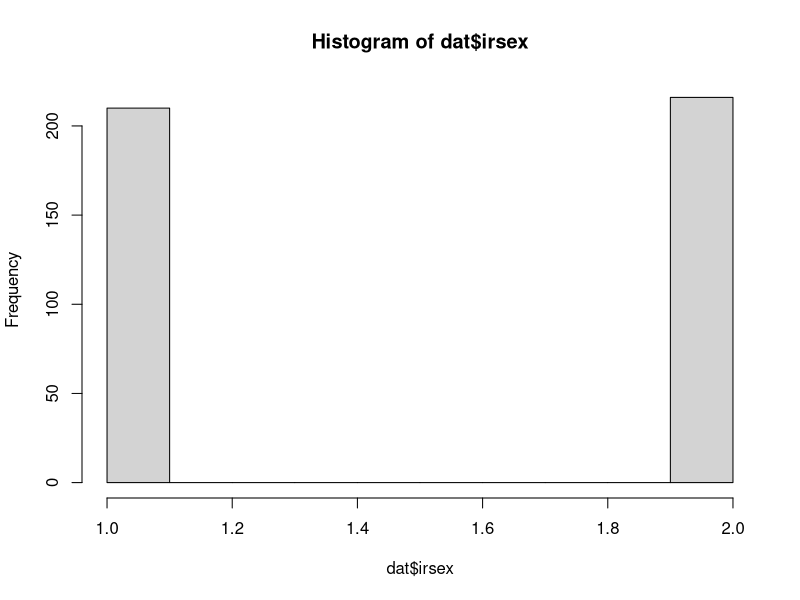
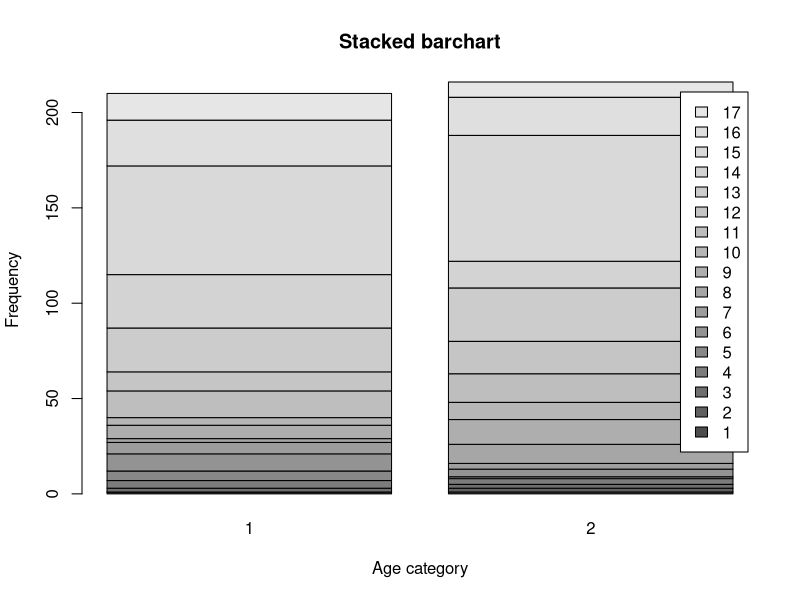
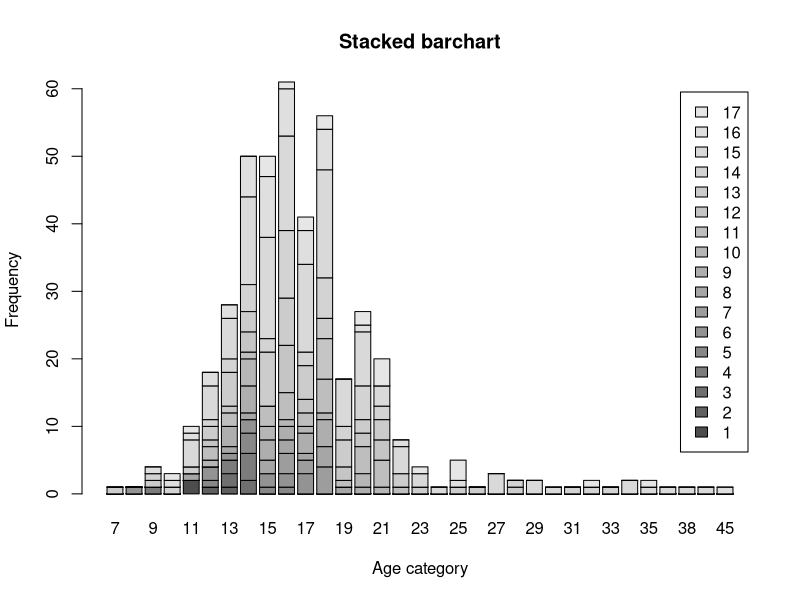
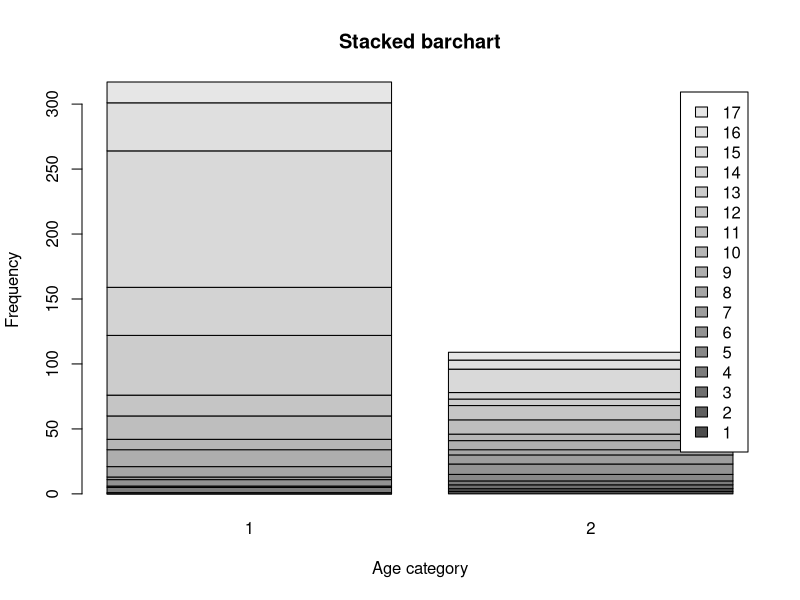
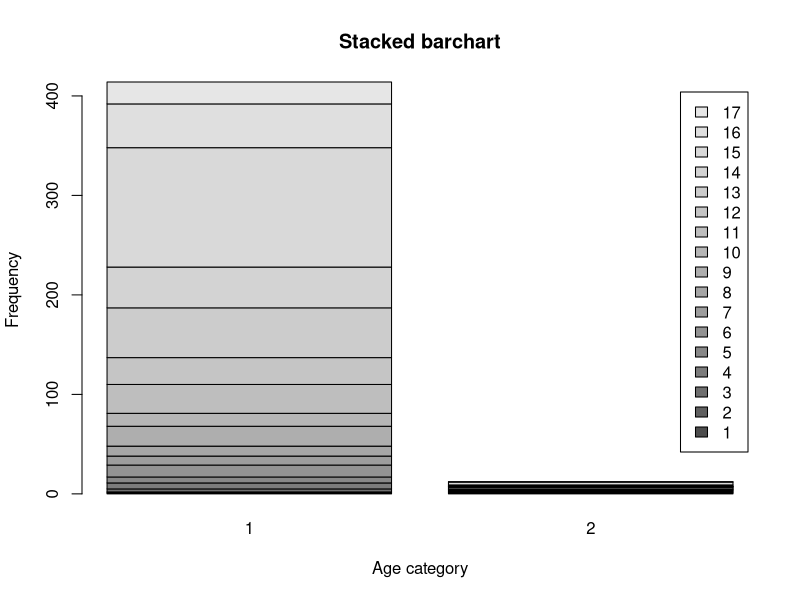
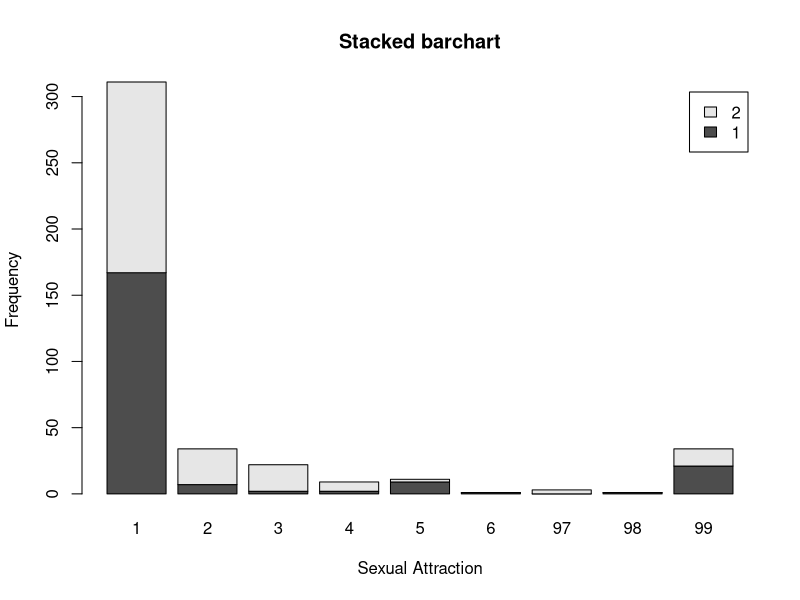
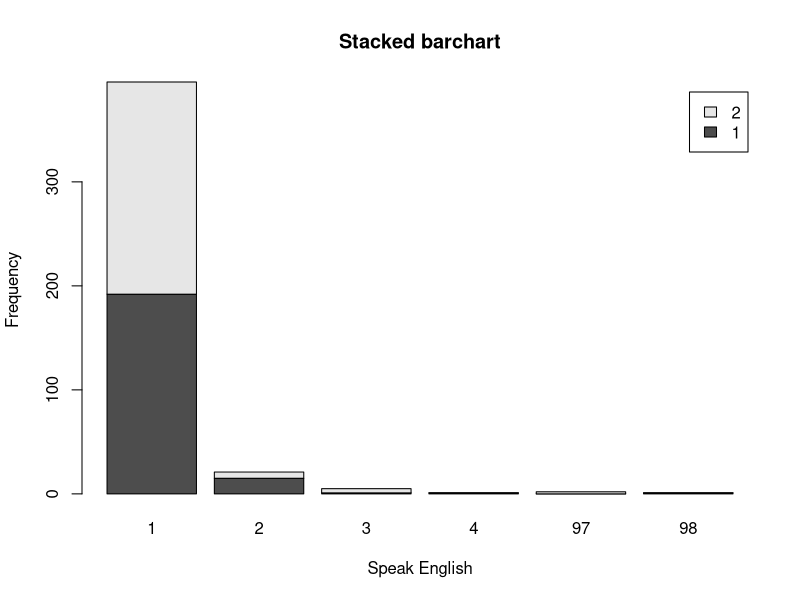

These charts were generated, in order, by the following R code:
# Title: Assignment 2
# Subtitle: Crim 250: Statistics for the Social Sciences
# Name: Aisha Njie
# Date: 09/23/2021

# Problem 1: Load data

# Set your working directory to the folder where you downloaded the data.
setwd("/Users/isatounjie/Documents/GitHub/Aishas-Website/Assignment 2")

# Read the data
dat <- read.csv("dat.nsduh.small.csv") 

# What are the dimensions of the dataset? 
names(dat)
#Answer: The dimensions of the dataset are mjage, cigever, alecever, AGE2, sexatract, speakengl, and irsex. 

## Problem 2: Variables
class(dat$mjage)
class(dat$cigever)
class(dat$alcever)
class(dat$AGE2)
class(dat$sexatract)
class(dat$speakengl)
class(dat$irsex)
# Describe the variables in the dataset.
#Answer: It appears that mjage, cigever, alcever, AGE2, sexatract, and speakengl are all ordinal variables and irsex is a categorical variable. It could also be regarded as an ordinal variable. In terms of r type, they are all intergers.  

# What is this dataset about? Who collected the data, what kind of sample is it, and what was the purpose of generating the data?
#Answer: This dataset observes the age at which participants first tried marijuana, first started smoking cigarettes every day,first tried alcohol, what they identify as in terms of gender, their sexual attraction,  how well they speak English as well as the final recorded age of the participants. The data was collected from The National Survey on Drug Use and Health, specifically RTI International. Even though participants are selected and then interviewed, I believe this is an example of simple random sampling. Paticipants aren't chosen just because they fit a certain criteria. 

## Problem 3: Age and gender

# What is the age distribution of the sample like? Make sure you read the codebook to know what the variable values mean.
#Answer: Ranges 1-10 signify a participant at one, specific age, however ranges 11-12 signify an option between two ages, and ranges 13-16 signify a range of ages. 17 signifies the largest range with participants that are 65 or older. 

# Do you think this age distribution representative of the US population? Why or why  not?
#Answer: Yes, I believe this is representative of the US population in the context of this study. Children start experimenting (in terms of drugs, sex, and alcohol) around the age of 12. Also, it is unlikely to receive parental consent for a study like this for children that are too young. 

# Is the sample balanced in terms of gender? If not, are there more females or males?
hist(dat$irsex)
#Answer: This sample is balanced, there are 200 participants that identify as female and 200 that identify as male.

# Use this code to draw a stacked bar plot to view the relationship between sex and age. What can you conclude from this plot?
table(dat$AGE2,dat$irsex)
tab.agesex <- table(dat$AGE2,dat$irsex)
barplot(tab.agesex,
        main = "Stacked barchart",
        xlab = "Age category", ylab = "Frequency",
        legend.text = rownames(tab.agesex),
        beside = FALSE) # Stacked bars (default)
#Answer: There seems to be an equal spread in age regardless of gender. However, the frequency of older-aged women is slightly higher than that of men.  

## Problem 4: Substance use
table(dat$AGE2,dat$mjage)
table(dat$AGE2,dat$cigever)
table(dat$AGE2,dat$alcever)
# For which of the three substances included in the dataset (marijuana, alcohol, and cigarettes) do individuals tend to use the substance earlier?
#Individuals tend to use alcohol earliest. 

#CHECKING ANSWER

table(dat$AGE2,dat$mjage)
tab.agemjage <- table(dat$AGE2,dat$mjage)
barplot(tab.agemjage,
        main = "Stacked barchart",
        xlab = "Age category", ylab = "Frequency",
        legend.text = rownames(tab.agemjage),
        beside = FALSE) # Stacked bars (default)
#Earliest age range is 7. 

table(dat$AGE2,dat$cigever)
tab.agecigever <- table(dat$AGE2,dat$cigever)
barplot(tab.agecigever,
        main = "Stacked barchart",
        xlab = "Age category", ylab = "Frequency",
        legend.text = rownames(tab.agecigever),
        beside = FALSE) # Stacked bars (default)
#Earliest age range is 6. 

table(dat$AGE2,dat$alcever)
tab.agealcever <- table(dat$AGE2,dat$alcever)
barplot(tab.agealcever,
        main = "Stacked barchart",
        xlab = "Age category", ylab = "Frequency",
        legend.text = rownames(tab.agealcever),
        beside = FALSE) # Stacked bars (default)
#Earliest age range is 6. 
#Alcohol and cigarettes start at the same age range, but the interval in alcohol's barchat is bigger, so more individuals start alcohol earlier.


## Problem 5: Sexual attraction

# What does the distribution of sexual attraction look like? Is this what you expected?
table(dat$irsex,dat$sexatract)
tab.irsexatract <- table(dat$irsex,dat$sexatract)
barplot(tab.irsexatract,
        main = "Stacked barchart",
        xlab = "Sexual Attraction", ylab = "Frequency",
        legend.text = rownames(tab.irsexatract),
        beside = FALSE) # Stacked bars (default)
#Answer: There seems to be an equal distribution among men and women for "I am only attracted to the oppisote sex." From there, the numbers are very low with individuals in 97, 98, 99 not even answering the question. I am not surprised. There's a great deal of non-binary, intersex, transgender, and other sexual identities outside of male and female that aren't accounted for. Furthermore, these individuals left out would most likely not be in the first category, thus evening out the distribution of the data. 

# What is the distribution of sexual attraction by gender? 
#Answer: There's an equal number of men and women who are only attracted to the same sex. More women stated that there are mostly attracted to the same sex, equally attracted to the oppisote sex, and mostly attracted to same sex while more men stated that there are only attracted to the same sex and not sure. More women refused to answer, but more men left the question blank and or skipped it. 

## Problem 6: English speaking

# What does the distribution of English speaking look like in the sample? Is this what you might expect for a random sample of the US population?
table(dat$irsex,dat$speakengl)
tab.irsexspeakengl <- table(dat$irsex,dat$speakengl)
barplot(tab.irsexspeakengl,
        main = "Stacked barchart",
        xlab = "Speak English", ylab = "Frequency",
        legend.text = rownames(tab.irsexspeakengl),
        beside = FALSE) # Stacked bars (default)
#Answer: There is an extremely high frequency of individuals that can speak english very well. A small percentage of individuals refused or left this question blank. Another small group of individuals stated they spoke english well. 

# Are there more English speaker females or males?
#Answer: There are more female English speakers. 









